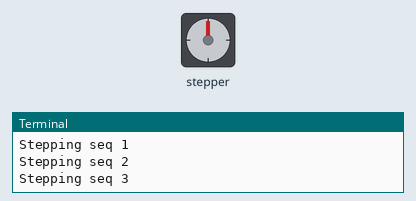
Recording of a program running on a simulated Raspberry Pi (BCM pin numbers). Parts: stepper motor, the last lines printed to the terminal. The stepper is drawn at 2048 steps a turn. At 4.5 s the program stops and its outputs stay as they are.

Above: at 0.15 s.
At 1.05 s:
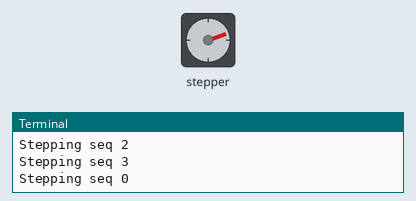
At 2.25 s:
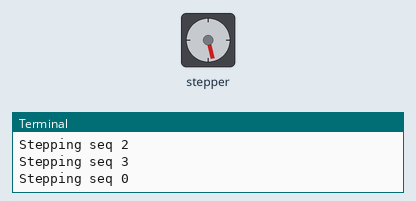
At 4.6 s:
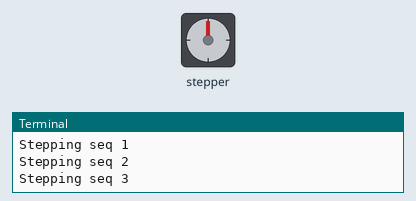
Timing chart, 0 to 6.0 s (numbered marks = the images above):
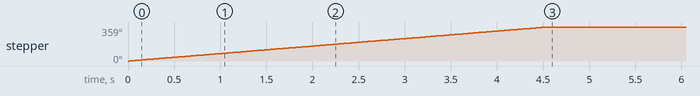

The program:

stepper.py
```python
import RPi.GPIO as GPIO
import time

class StepperMotor:
	full_phase_stepping_seq = [[1,1,0,0],
							[0,1,1,0],
							[0,0,1,1],
							[1,0,0,1],
							]

	def __init__(self, pin1, pin2, pin3, pin4, sleep_time=0.002):
		self.pins = [pin1, pin2, pin3, pin4]
		self.sleep_time = sleep_time
		self.setup_pins()

		self.seq = StepperMotor.full_phase_stepping_seq
		self.current_seq_step = 0


	def setup_pins(self):
		for pin in self.pins:
			GPIO.setup(pin, GPIO.OUT)
			GPIO.output(pin, GPIO.LOW)


	def single_step(self):
		print(f"Stepping seq {self.current_seq_step}")
		for pin in range(len(self.pins)):
			GPIO.output(self.pins[pin], self.seq[self.current_seq_step][pin])
		time.sleep(self.sleep_time)

	def step(self, n_step):
		increment = 1 if (n_step >= 0) else -1
		for step in range(abs(n_step)):
			self.single_step()
			self.current_seq_step += increment
			self.current_seq_step = self.current_seq_step % 4


if __name__ == "__main__":
	GPIO.setmode(GPIO.BCM)

	motor = StepperMotor(6, 13, 19, 26)
	motor.step(2048)

	GPIO.cleanup()
```

Measured:
- by itself, stepper: turns 359° clockwise in 4.5 s
